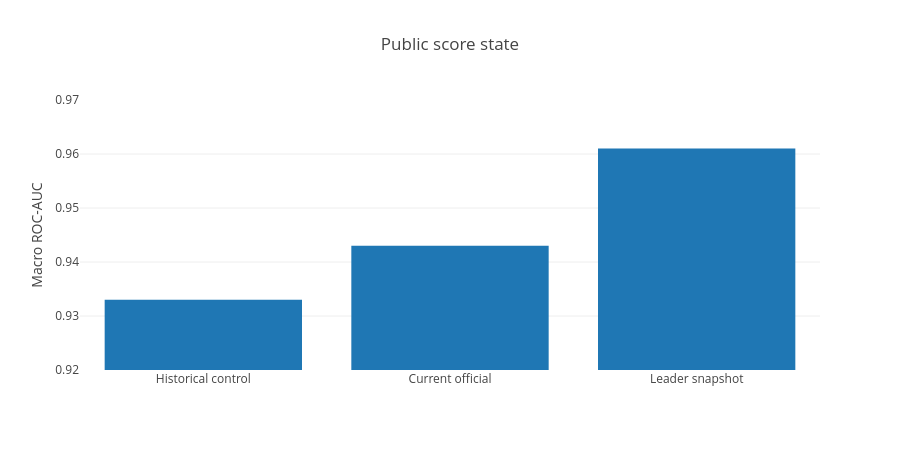

The code cell stored with this chart in its notebook:
### Markdown cell above
# 12 — Owned residual and representation frontier

This employer-facing notebook records aggregate evidence only. AWS/SageMaker remains the canonical private research workspace. Internal grouped metrics are used for model selection and are not treated as public leaderboard substitutes.

### Code cell
public_best=0.943
leader_snapshot=0.961
public_gap=leader_snapshot-public_best
print({'public_best':public_best,'leader_snapshot':leader_snapshot,'gap':round(public_gap,3)})

### Figure 1 — Plotly figure (JSON) as saved in the notebook; plotly's stock layout.template omitted (floating-point values rounded to 4 significant figures)
{"data": [{"type": "bar", "x": ["Historical control", "Current official", "Leader snapshot"], "y": [0.933, 0.943, 0.961]}], "layout": {"title": "Public score state", "yaxis": {"title": "Macro ROC-AUC", "range": [0.92, 0.97]}, "width": 900, "height": 450}}
